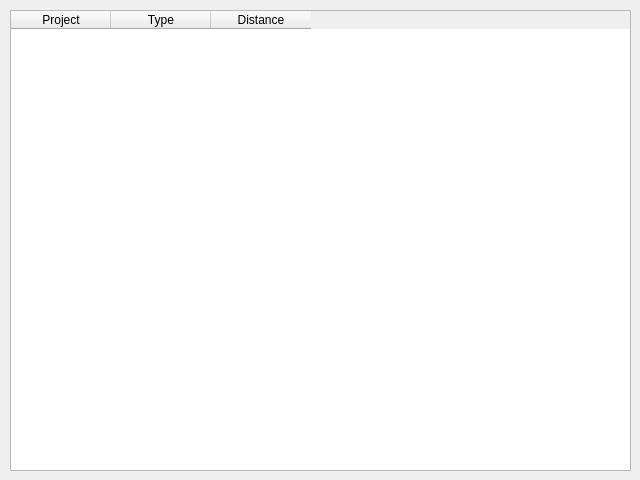
<?xml version="1.0" encoding="UTF-8"?>
<ui version="4.0">
 <class>dlgImpacts</class>
 <widget class="QDialog" name="dlgImpacts">
  <property name="geometry">
   <rect>
    <x>0</x>
    <y>0</y>
    <width>640</width>
    <height>480</height>
   </rect>
  </property>
  <property name="windowTitle">
   <string>Impacts Table</string>
  </property>
  <widget class="QTableWidget" name="tblImpacts">
   <property name="geometry">
    <rect>
     <x>10</x>
     <y>10</y>
     <width>621</width>
     <height>461</height>
    </rect>
   </property>
   <property name="alternatingRowColors">
    <bool>true</bool>
   </property>
   <column>
    <property name="text">
     <string>Project</string>
    </property>
   </column>
   <column>
    <property name="text">
     <string>Type</string>
    </property>
   </column>
   <column>
    <property name="text">
     <string>Distance</string>
    </property>
   </column>
  </widget>
 </widget>
 <resources/>
 <connections/>
</ui>
